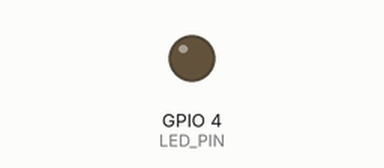
Recording of a sketch running on a simulated ESP32. On the bench: output pins drawn as LEDs (lit = HIGH). WiFi joins after 1.5 s; servers stay silent unless stated; uploads are accepted with an empty reply; the camera gives no picture; what the sketch prints to the serial monitor is not drawn. At 3.5 s the program puts the board to deep sleep or switches it off; the recording ends there.

Above: at 0.0 s.
At 3.08 s:
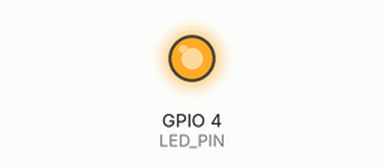
Timing chart, 0 to 3.5 s (numbered marks = the images above):
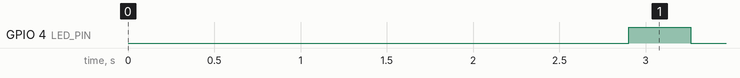

The sketch:

camara_http_post_definitivo.ino
```cpp
#include "esp_camera.h"
#include <Arduino.h>
#include <WiFi.h>
#include <HTTPClient.h>
#include <NetworkClientSecure.h>
#include <base64.h>
#include "soc/soc.h"           // Necesario para controlar el Brownout
#include "soc/rtc_cntl_reg.h"  // Necesario para controlar el Brownout

// ================= CONFIGURACIÓN DE TIEMPO =================
#define uS_TO_S_FACTOR 1000000ULL  // Factor de conversión de microsegundos a segundos
#define TIME_TO_SLEEP  3600        // TIEMPO EN SEGUNDOS (3600s = 1 Hora)

// ================= PINES (AI THINKER) =================
#define PWDN_GPIO_NUM     32
#define RESET_GPIO_NUM    -1
#define XCLK_GPIO_NUM      0
#define SIOD_GPIO_NUM     26
#define SIOC_GPIO_NUM     27
#define Y9_GPIO_NUM       35
#define Y8_GPIO_NUM       34
#define Y7_GPIO_NUM       39
#define Y6_GPIO_NUM       36
#define Y5_GPIO_NUM       21
#define Y4_GPIO_NUM       19
#define Y3_GPIO_NUM       18
#define Y2_GPIO_NUM        5
#define VSYNC_GPIO_NUM    25
#define HREF_GPIO_NUM     23
#define PCLK_GPIO_NUM     22
#define LED_PIN           4

// ================= DATOS DE RED =================
//const char* ssid = "infind";
//const char* password = "1518wifi";

const char* POST_URL = "https://nr11.iot-uma.es/camera";

const char* ssid = "DIGIFIBRA-TySA";
const char* password = "T7zKKUR4b5kS";

NetworkClientSecure cliente;

void setup() {
  // 1. Desactivar detector de caídas de tensión (Brownout)
  // Vital cuando se trabaja con baterías y picos de consumo (WiFi + Flash)
  WRITE_PERI_REG(RTC_CNTL_BROWN_OUT_REG, 0);

  Serial.begin(115200);
  delay(1000);

  Serial.println("\nDespertando...");

  // 2. CONFIGURACIÓN CÁMARA
  camera_config_t config;
  config.ledc_channel = LEDC_CHANNEL_0;
  config.ledc_timer   = LEDC_TIMER_0;
  config.pin_d0       = Y2_GPIO_NUM;
  config.pin_d1       = Y3_GPIO_NUM;
  config.pin_d2       = Y4_GPIO_NUM;
  config.pin_d3       = Y5_GPIO_NUM;
  config.pin_d4       = Y6_GPIO_NUM;
  config.pin_d5       = Y7_GPIO_NUM;
  config.pin_d6       = Y8_GPIO_NUM;
  config.pin_d7       = Y9_GPIO_NUM;
  config.pin_xclk     = XCLK_GPIO_NUM;
  config.pin_pclk     = PCLK_GPIO_NUM;
  config.pin_vsync    = VSYNC_GPIO_NUM;
  config.pin_href     = HREF_GPIO_NUM;
  config.pin_sscb_sda = SIOD_GPIO_NUM;
  config.pin_sscb_scl = SIOC_GPIO_NUM;
  config.pin_pwdn     = PWDN_GPIO_NUM;
  config.pin_reset    = RESET_GPIO_NUM;
  config.xclk_freq_hz = 20000000;
  config.pixel_format = PIXFORMAT_JPEG;

  // QVGA para asegurar envío rápido y poco consumo
  config.frame_size = FRAMESIZE_QVGA;
  config.jpeg_quality = 15;
  config.fb_count = 1;

  pinMode(LED_PIN, OUTPUT);
  digitalWrite(LED_PIN, LOW); // Asegurar flash apagado al inicio

  if (esp_camera_init(&config) != ESP_OK) {
    Serial.println("Error init camara. Durmiendo...");
    goToSleep(); // Si falla, dormimos para reintentar luego
  }

  sensor_t * s = esp_camera_sensor_get(); // Obtenemos el puntero al sensor

  if (s != NULL) {
    // 1. CORRECCIÓN PRINCIPAL PARA BAJAR EL VERDE
    // Habilitar el control automático de ganancia y balance de blancos
    s->set_whitebal(s, 1);   // 1 = Activar Balance de Blancos
    s->set_awb_gain(s, 1);   // 1 = Activar Ganancia AWB

    // Si sigue saliendo verde, CAMBIA este modo:
    // 0 = Auto, 1 = Soleado, 2 = Nublado, 3 = Oficina, 4 = Hogar
    // Prueba con 3 (Oficina) o 4 (Hogar) si estás en interiores.
    s->set_wb_mode(s, 0);

    // 2. OTROS AJUSTES DE CALIDAD
    s->set_brightness(s, 0); // Brillo (-2 a 2)
    s->set_contrast(s, 0);   // Contraste (-2 a 2)
    s->set_saturation(s, 0); // Saturación (-2 a 2)

    // Opcional: Si la foto sale con "ruido" (puntitos de colores), activa esto:
    // s->set_lenc(s, 1);    // Corrección de lente
  }

  // 3. CONEXIÓN WIFI (Con Timeout)
  // Si no conecta en 10 segs, duerme para ahorrar batería
  WiFi.mode(WIFI_STA);
  WiFi.begin(ssid, password);

  int intentos = 0;
  while (WiFi.status() != WL_CONNECTED) {
    delay(500);
    Serial.print(".");
    intentos++;
    if(intentos > 20) { // 10 segundos máx
      Serial.println("\nNo se pudo conectar al WiFi. Durmiendo...");
      goToSleep();
    }
  }
  Serial.println("\nWiFi Conectado");

  cliente.setInsecure();

  // 4. LÓGICA DE FOTO Y ENVÍO
  Serial.println("--- Capturando ---");

  // Pequeño delay antes de la foto para estabilizar voltaje
  delay(100);

  digitalWrite(LED_PIN, HIGH);
  delay(150);
  camera_fb_t * fb = esp_camera_fb_get();
  delay(150);
  digitalWrite(LED_PIN, LOW);

  if (fb) {
    Serial.printf("Foto: %u bytes. Codificando...\n", fb->len);

    String imageFile = base64::encode(fb->buf, fb->len);
    String jsonPayload = "{\"image\":\"" + imageFile + "\"}";

    HTTPClient http;
    http.setTimeout(20000);

    if (http.begin(cliente, POST_URL)) {
      http.addHeader("Content-Type", "application/json");

      int httpCode = http.POST(jsonPayload);

      if (httpCode > 0) {
        Serial.printf("ÉXITO. Código HTTP: %d\n", httpCode);
        Serial.println("Respuesta: " + http.getString());
      } else {
        Serial.printf("Error HTTP: %s\n", http.errorToString(httpCode).c_str());
      }
      http.end();
    } else {
      Serial.println("Error conexión servidor");
    }

    esp_camera_fb_return(fb);
  } else {
    Serial.println("Fallo al tomar foto");
  }

  // 5. FIN DEL TRABAJO -> A DORMIR
  Serial.println("Trabajo terminado.");
  goToSleep();
}

void goToSleep() {
  Serial.println("Entrando en Deep Sleep por 1 hora...");
  Serial.flush(); // Asegura que se imprima todo por el puerto serie antes de cortar

  // Apagar el LED interno o Flash por seguridad (para que no quede residual)
  digitalWrite(LED_PIN, LOW);

  // Configurar el despertar por temporizador
  esp_sleep_enable_timer_wakeup(TIME_TO_SLEEP * uS_TO_S_FACTOR);

  // Iniciar sueño profundo
  esp_deep_sleep_start();
}

void loop() {
  // En Deep Sleep, el loop NUNCA se ejecuta.
}
```

Measured:
- by itself, GPIO 4 (LED_PIN): LOW → HIGH at 2.9 s, → LOW 0.36 s later
